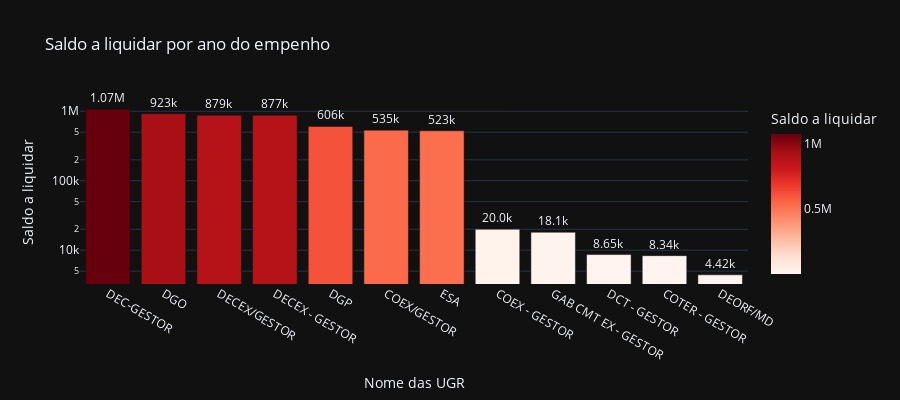

Source (notebook cell):
### Code cell
# Saldo a liquidar por tipo de NE
cols = ['NOME_UGR', 'A_LIQUIDAR']

df_aux = df.loc[:, cols].groupby('NOME_UGR').sum().sort_values(by= 'A_LIQUIDAR', ascending=False).reset_index()
df_aux = df_aux[df_aux['A_LIQUIDAR'] > 0]
fig = px.bar(df_aux, 
             x='NOME_UGR', 
             y='A_LIQUIDAR',
             title='Saldo a liquidar por ano do empenho',
             labels={'NOME_UGR':'Nome das UGR', 'A_LIQUIDAR':'Saldo a liquidar'},
             text_auto='.3s',
             height=400,
             log_y=True,
             color='A_LIQUIDAR',
             color_continuous_scale = 'reds',
             template='plotly_dark')
fig.update_traces(textposition = 'outside', cliponaxis = False, hovertemplate=None)
fig.update_layout(hovermode="x unified")

fig.show()

### Figure 1 — Plotly figure (JSON) as saved in the notebook; plotly's stock layout.template omitted (floating-point values rounded to 4 significant figures)
{"data": [{"alignmentgroup": "True", "cliponaxis": false, "legendgroup": "", "marker": {"color": [1071000.0, 923100.0, 879200.0, 877300.0, 606100.0, 535000.0, 523500.0, 20000.0, 18150.0, 8645, 8343.0, 4423.0], "coloraxis": "coloraxis", "pattern": {"shape": ""}}, "name": "", "offsetgroup": "", "orientation": "v", "showlegend": false, "textposition": "outside", "texttemplate": "%{y:.3s}", "type": "bar", "x": ["DEC-GESTOR", "DGO", "DECEX/GESTOR", "DECEX - GESTOR", "DGP", "COEX/GESTOR", "ESA", "COEX - GESTOR", "GAB CMT EX - GESTOR", "DCT - GESTOR", "COTER - GESTOR", "DEORF/MD"], "xaxis": "x", "y": [1071000.0, 923100.0, 879200.0, 877300.0, 606100.0, 535000.0, 523500.0, 20000.0, 18150.0, 8645, 8343.0, 4423.0], "yaxis": "y"}], "layout": {"barmode": "relative", "coloraxis": {"colorbar": {"title": {"text": "Saldo a liquidar"}}, "colorscale": [[0, "rgb(255,245,240)"], [0.125, "rgb(254,224,210)"], [0.25, "rgb(252,187,161)"], [0.375, "rgb(252,146,114)"], [0.5, "rgb(251,106,74)"], [0.625, "rgb(239,59,44)"], [0.75, "rgb(203,24,29)"], [0.875, "rgb(165,15,21)"], [1, "rgb(103,0,13)"]]}, "height": 400, "hovermode": "x unified", "legend": {"tracegroupgap": 0}, "title": {"text": "Saldo a liquidar por ano do empenho"}, "xaxis": {"anchor": "y", "domain": [0, 1], "title": {"text": "Nome das UGR"}}, "yaxis": {"anchor": "x", "domain": [0, 1], "title": {"text": "Saldo a liquidar"}, "type": "log"}}}
